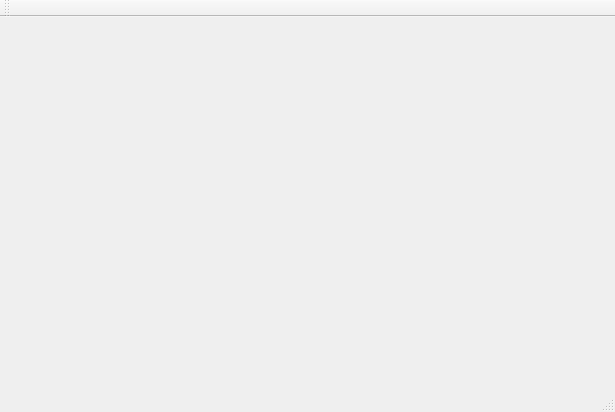
<?xml version="1.0" encoding="UTF-8"?>
<ui version="4.0">
 <class>MainWindow</class>
 <widget class="QMainWindow" name="MainWindow">
  <property name="geometry">
   <rect>
    <x>0</x>
    <y>0</y>
    <width>615</width>
    <height>412</height>
   </rect>
  </property>
  <property name="font">
   <font>
    <pointsize>9</pointsize>
   </font>
  </property>
  <property name="windowTitle">
   <string>MainWindow</string>
  </property>
  <widget class="MainWidget" name="mainWidget">
   <property name="autoFillBackground">
    <bool>false</bool>
   </property>
  </widget>
  <widget class="QMenuBar" name="menuBar">
   <property name="geometry">
    <rect>
     <x>0</x>
     <y>0</y>
     <width>615</width>
     <height>23</height>
    </rect>
   </property>
  </widget>
  <widget class="QStatusBar" name="statusBar">
   <property name="font">
    <font>
     <pointsize>9</pointsize>
    </font>
   </property>
  </widget>
  <widget class="QToolBar" name="toolBar">
   <property name="windowTitle">
    <string>toolBar</string>
   </property>
   <attribute name="toolBarArea">
    <enum>TopToolBarArea</enum>
   </attribute>
   <attribute name="toolBarBreak">
    <bool>false</bool>
   </attribute>
  </widget>
 </widget>
 <layoutdefault spacing="6" margin="11"/>
 <customwidgets>
  <customwidget>
   <class>MainWidget</class>
   <extends>QWidget</extends>
   <header>mainwidget.h</header>
   <container>1</container>
  </customwidget>
 </customwidgets>
 <resources/>
 <connections/>
</ui>
